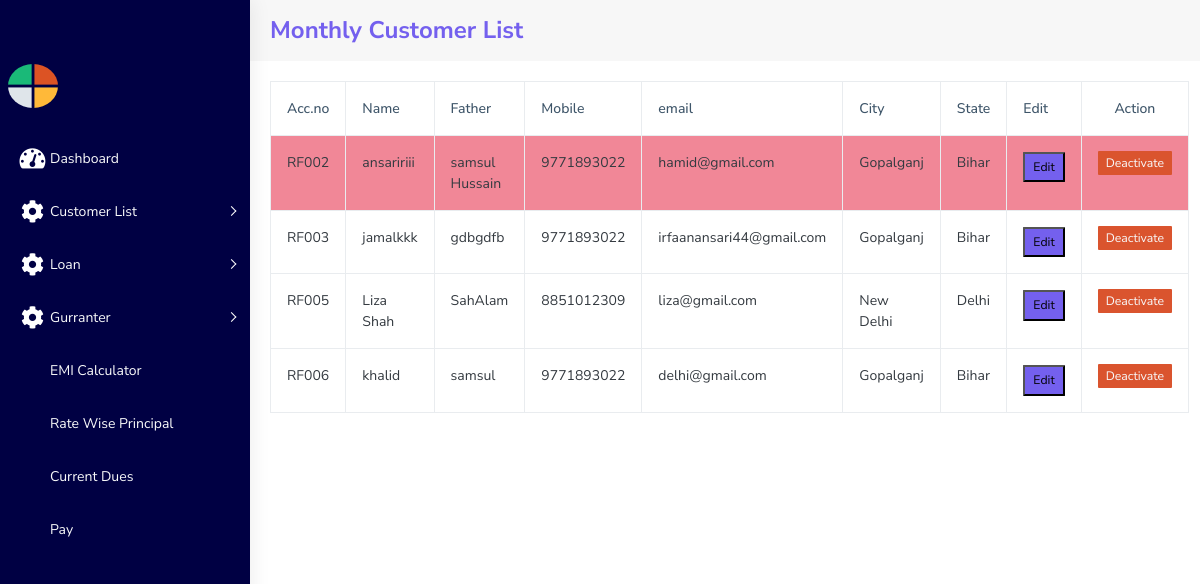
Screenshot of /monthly/ with the database file from the repository.
### myapp/models.py (models this page shows, shortened)
class Register(models.Model):
    name=models.CharField(max_length=200)
    father_name=models.CharField(max_length=200 ,null=True)
    gender=models.CharField(max_length=100 , null=True , blank=True)
    Date_of_birth=models.DateField(null=True, blank=True ,default="2023-01-01")
    age=models.CharField(max_length=20)
    city=models.CharField(max_length=200 , null=True)
    district=models.CharField(max_length=250 , null=True)
    state=models.CharField(max_length=200 , null=True)
    email=models.CharField(max_length=100 ,null=True)
    profession=models.CharField(max_length=200 , null=True)
    mobile=models.CharField(max_length=12 , null=True)
    alter_mobile=models.CharField(max_length=150 , null=True)
    address=models.TextField(null=True)
    remarks=models.TextField(null=True)
    image=models.ImageField(upload_to='images/' , default="" , null=True)
    time_duration=models.CharField(max_length=150 , default="" , null=True)
    account_no=models.CharField(max_length=20,default="")
    Document=models.FileField(upload_to='document/' ,null=True)
    pinCode=models.CharField(max_length=10 ,default='00000')
    is_active = models.BooleanField(default=True, help_text='Is the account active?')
    g1name=models.CharField(max_length=200 , default='')
    g1father_name=models.CharField(max_length=200 ,default='')
    g1DOB=models.DateField( blank=True , null=True,  default="2023-01-01")
    g1Age=models.CharField(max_length=12 , default='')
    g1Address=models.CharField(max_length=250 , default='')
    g1Relation=models.CharField(max_length=200 , default='')
    g1Adhar_no=models.CharField(max_length=12,default='')
    g1Image=models.ImageField(upload_to='images/' , default="")
    g1City=models.CharField(max_length=200,default='')
    g1District=models.CharField(max_length=200,default='')
    g1State=models.CharField(max_length=100,default='')
    g1Mobile_NO=models.CharField(max_length=12,default='')
    g1Document=models.FileField(upload_to='document/', blank=True,null=True)
    g2name=models.CharField(max_length=200,default='')
    g2father_name=models.CharField(max_length=200 ,default='')
    g2DOB=models.DateField(null=True, blank=True , default="2023-01-01")
    g2Age=models.CharField(max_length=12,default='')
    g2Address=models.CharField(max_length=250,default='')
    g2Relation=models.CharField(max_length=200,default='')
    g2Adhar_no=models.CharField(max_length=12,default='')
    g2Image=models.ImageField(upload_to='images/' , default='')
    g2City=models.CharField(max_length=200,default='')
    g2District=models.CharField(max_length=200,default='')
    g2State=models.CharField(max_length=100,default='')
    g2Mobile_NO=models.CharField(max_length=12,default='')
    g2Document=models.FileField(upload_to='document/',  null=True)
    nName=models.CharField(max_length=200,default='')
    nFather_name=models.CharField(max_length=200,default='')
    nMother_name=models.CharField(max_length=200,default='')
    nDOB=models.DateField(null=True, blank=True , default="2023-01-01")
    nAge=models.CharField(max_length=20,default='')
    nAdress=models.CharField(max_length=300,default='')
    nRelation=models.CharField(max_length=200 , default='')
    nAdhar_Number=models.CharField(max_length=15 , default='')
    nImage=models.ImageField(upload_to="images/" , default='')
    nArea=models.CharField(max_length=200 , default='')
    nCity=models.CharField(max_length=200 , default='')
    nDistrict=models.CharField(max_length=200 , default='')
    nState=models.CharField(max_length=100 , default='')
    nMobile_no=models.CharField(max_length=12 ,default='')
    nDocument=models.FileField(upload_to='document/' ,null=True)

### myapp/views.py (the view)
# urls.py: path('monthly/',views.Monthly),
def Monthly(request):
    res=Register.objects.filter(time_duration='Monthly')
    param={'res':res}
    return render(request , 'monthly.html' , param)

### myapp/templates/monthly.html (shortened to what this page needs)
{% extends 'basic.html' %}
{% block body %}
{% if res %}
<div class="page-wrapper" style="background-color: white;" >
  <div class="card-header py-3">
    <h3 class="m-0 font-weight-bold text-primary"> Monthly Customer List
    </h3>
  </div>
  <div class="page-breadcrumb">
    <table class="table table-bordered" id="customerTable">
        <tr>
            <th>Acc.no</th>
            <th>Name</th>
            <th>Father</th>
            <th>Mobile</th>
            <th>email</th>
            <th>City</th>
            <th>State</th>
            <th>Edit</th>
            <th class="text-center">Action</th>
        </tr>
        {% for data in res %}
        <tr class="customer-row {% if not data.is_active %}inactive-row{% endif %}" data-account-no="{{ data.account_no }}">
            <td><a href="/action/{{data.account_no}}" class="text-dark">{{data.account_no}}</a></td>
            <td><a href="/action/{{data.account_no}}" class="text-dark">{{data.name}}</a></td>
            <td><a href="/action/{{data.account_no}}" class="text-dark">{{data.father_name}}</a></td>
            <td><a href="/action/{{data.account_no}}" class="text-dark">{{data.mobile}}</a></td>
            <td><a href="/action/{{data.account_no}}" class="text-dark">{{data.email}}</a></td>
            <td><a href="/action/{{data.account_no}}" class="text-dark">{{data.city}}</a></td>
            <td><a href="/action/{{data.account_no}}" class="text-dark">{{data.state}}</a></td>
            <td><a href="/edit/{{data.account_no}}/"><button class="btn-sm bg-primary">Edit</button></a></td>
            <td>
                <div class="row">
                    <div class="col-auto">
                        {% if data.is_active %}
                            <a href="{% url 'toggle_active' data.id %}?status=inactive" class="btn-sm bg-danger text-light">Deactivate</a>
                        {% else %}
                            <a href="{% url 'toggle_active' data.id %}?status=active" class="btn-sm bg-success text-light">Activate</a>
                        {% endif %}
                    </div>
                </div>
            </td>
        </tr>
        {% endfor %}
    </table>
  </div>
</div>
{% else %}
<h4 class="text-center">No Data Available to Show </h4>
{% endif %}
{% endblock %}

### rows the page displays
Register: account_no "RF002", name "ansaririii", father_name "samsul Hussain", mobile "9771893022", email "hamid@gmail.com", city "Gopalganj", state "Bihar", is_active "Deactivate"
Register: account_no "RF003", name "jamalkkk", father_name "gdbgdfb", mobile "9771893022", email "irfaanansari44@gmail.com", city "Gopalganj", state "Bihar", is_active "Deactivate"
Register: account_no "RF005", name "Liza Shah", father_name "SahAlam", mobile "8851012309", email "liza@gmail.com", city "New Delhi", state "Delhi", is_active "Deactivate"
Register: account_no "RF006", name "khalid", father_name "samsul", mobile "9771893022", email "delhi@gmail.com", city "Gopalganj", state "Bihar", is_active "Deactivate"
